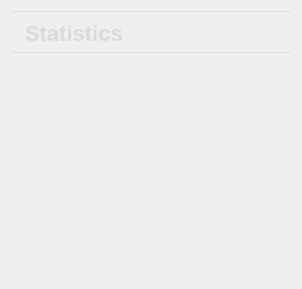
              <widget class="QWidget" name="tab">
               <property name="styleSheet">
                <string notr="true"/>
               </property>
               <attribute name="title">
                <string>Multiple Object Tracking</string>
               </attribute>
               <layout class="QVBoxLayout" name="verticalLayout_8">
                <item>
                 <layout class="QVBoxLayout" name="verticalLayout" stretch="1,1">
                  <item>
                   <widget class="QGroupBox" name="groupBox_9">
                    <property name="minimumSize">
                     <size>
                      <width>0</width>
                      <height>42</height>
                     </size>
                    </property>
                    <property name="maximumSize">
                     <size>
                      <width>16777215</width>
                      <height>42</height>
                     </size>
                    </property>
                    <property name="styleSheet">
                     <string notr="true">#groupBox_9{
border: 0px solid #42adff;
border-top: 1px solid rgba(200, 200, 200,100);
border-bottom: 1px solid rgba(200, 200, 200,100);
border-radius:0px;}</string>
                    </property>
                    <property name="title">
                     <string/>
                    </property>
                    <layout class="QHBoxLayout" name="horizontalLayout_38">
                     <property name="leftMargin">
                      <number>11</number>
                     </property>
                     <property name="topMargin">
                      <number>0</number>
                     </property>
                     <property name="rightMargin">
                      <number>11</number>
                     </property>
                     <property name="bottomMargin">
                      <number>0</number>
                     </property>
                     <item>
                      <widget class="QLabel" name="label_11">
                       <property name="styleSheet">
                        <string notr="true">QLabel
{
	font-size: 22px;
	font-family: &quot;Microsoft YaHei&quot;;
	font-weight: bold;
 		border-radius:9px;
		background:rgba(66, 195, 255, 0);
color: rgb(218, 218, 218);
}
</string>
                       </property>
                       <property name="text">
                        <string>Statistics</string>
                       </property>
                      </widget>
                     </item>
                     <item>
                      <spacer name="horizontalSpacer_15">
                       <property name="orientation">
                        <enum>Qt::Horizontal</enum>
                       </property>
                       <property name="sizeHint" stdset="0">
                        <size>
                         <width>37</width>
                         <height>39</height>
                        </size>
                       </property>
                      </spacer>
                     </item>
                    </layout>
                   </widget>
                  </item>
                  <item>
                   <widget class="QGroupBox" name="groupBox_10">
                    <property name="minimumSize">
                     <size>
                      <width>0</width>
                      <height>42</height>
                     </size>
                    </property>
                    <property name="maximumSize">
                     <size>
                      <width>16777215</width>
                      <height>16777215</height>
                     </size>
                    </property>
                    <property name="styleSheet">
                     <string notr="true">#groupBox_10{
border: 0px solid #42adff;
border-radius:0px;}</string>
                    </property>
                    <property name="title">
                     <string/>
                    </property>
                    <layout class="QVBoxLayout" name="verticalLayout_3">
                     <item>
                      <widget class="QListWidget" name="resultWidget">
                       <property name="styleSheet">
                        <string notr="true">QListWidget{
background-color: rgba(12, 28, 77, 0);

border-radius:0px;
font-family: &quot;Microsoft YaHei&quot;;
font-size: 16px;
color: rgb(218, 218, 218);
}
</string>
                       </property>
                      </widget>
                     </item>
                    </layout>
                   </widget>
                  </item>
                 </layout>
                </item>
               </layout>
              </widget>
